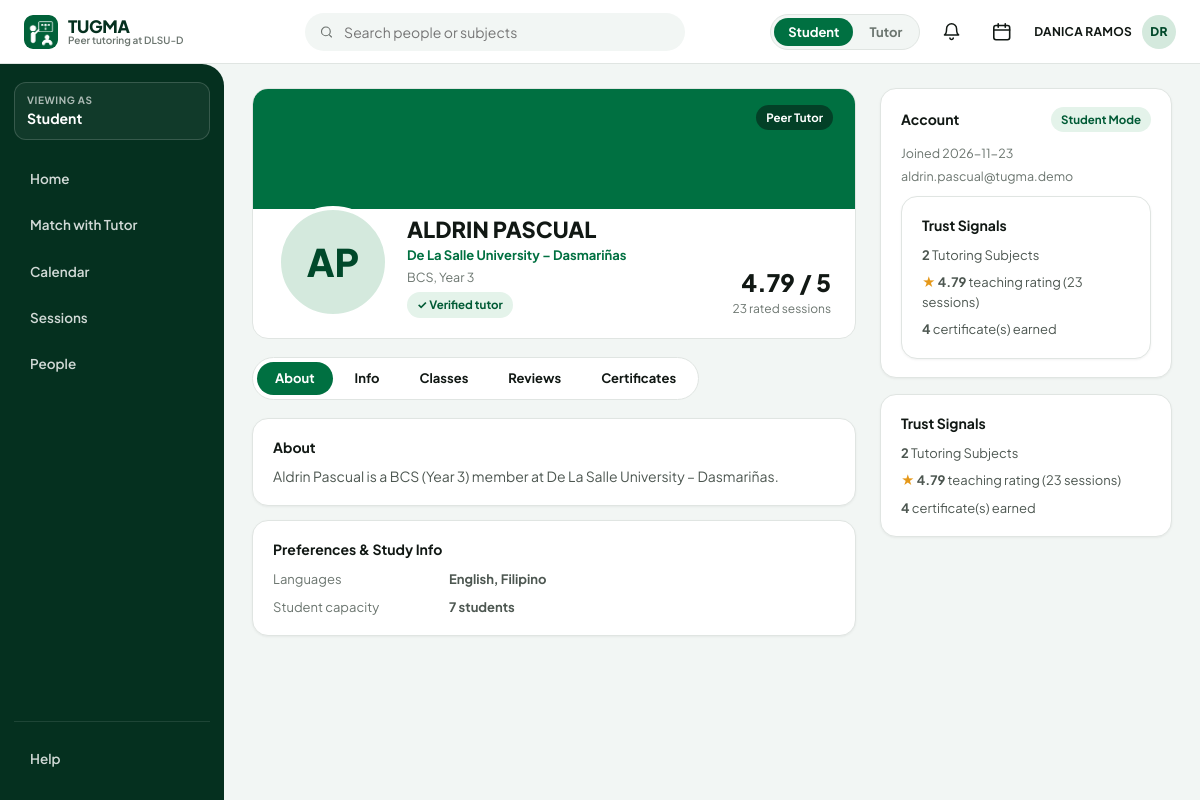
The page /profile/tutor/1 (signed in) on the database its author committed.
### tables this page shows
CREATE TABLE tutors (
    tutor_id    INTEGER PRIMARY KEY,
    name        TEXT NOT NULL,
    grade_level INTEGER NOT NULL CHECK (grade_level > 0),
    course      TEXT NOT NULL,
    verified    INTEGER NOT NULL DEFAULT 0
                CHECK (verified IN (0, 1)),
    capacity    INTEGER NOT NULL DEFAULT 5
                CHECK (capacity > 0)
);

CREATE TABLE "users" (
    user_id       INTEGER PRIMARY KEY AUTOINCREMENT,
    email         TEXT NOT NULL UNIQUE COLLATE NOCASE,
    password_hash TEXT NOT NULL,
    role          TEXT NOT NULL CHECK (role IN ('member', 'admin')),
    student_id    INTEGER UNIQUE
                  REFERENCES students(student_id)
                  ON DELETE CASCADE ON UPDATE CASCADE,
    tutor_id      INTEGER UNIQUE
                  REFERENCES tutors(tutor_id)
                  ON DELETE CASCADE ON UPDATE CASCADE,
    display_name  TEXT,
    is_active     INTEGER NOT NULL DEFAULT 1 CHECK (is_active IN (0, 1)),
    created_at    TEXT NOT NULL DEFAULT CURRENT_TIMESTAMP,
    CHECK (
        (role = 'member' AND (student_id IS NOT NULL OR tutor_id IS NOT NULL))
        OR (role = 'admin' AND student_id IS NULL AND tutor_id IS NULL
            AND display_name IS NOT NULL)
    )
);

### app.py (the view)
@app.route("/profile/tutor/<int:tutor_id>")
@login_required("member")
def tutor_profile(tutor_id):
    user = current_user()
    db = get_db()
    pdata = get_tutor_profile_data(db, tutor_id)
    if not pdata:
        flash("Tutor profile not found.", "error")
        return redirect(url_for("people_page"))
    tab = request.args.get("tab", "about")
    if tab not in ("about", "info", "classes", "reviews", "certificates"):
        tab = "about"
    is_own = user["tutor_id"] == tutor_id
    owner_user = db.fetch_one("SELECT email, created_at FROM users WHERE tutor_id = ?", (tutor_id,))
    subjects = db.fetch_all(
        "SELECT s.subject_code, s.subject_name FROM tutor_subjects ts "
        "JOIN subjects s ON s.subject_id = ts.subject_id WHERE ts.tutor_id = ?",
        (tutor_id,),
    )
    availability = db.fetch_all(
        "SELECT day, start_time, end_time FROM tutor_availability "
        "WHERE tutor_id = ? ORDER BY day, start_time",
        (tutor_id,),
    )
    languages = [
        r["language"]
        for r in db.fetch_all("SELECT language FROM tutor_languages WHERE tutor_id = ?", (tutor_id,))
    ]
    return render_template(
        "portal/profile.html",
        kind="tutor",
        pdata=pdata,
        tab=tab,
        is_own=is_own,
        owner_user=owner_user,
        tutor_subjects=subjects,
        tutor_availability=availability,
        tutor_languages=languages,
    )

### app.py (called while the page is built)
def get_db():
    if "db" not in g:
        g.db = Database(DB_PATH)
    return g.db

def current_user():
    uid = session.get("user_id")
    if not uid:
        return None
    if "current_user" not in g:
        g.current_user = get_user(get_db(), uid)
    return g.current_user

def initials(name):
    parts = [p for p in (name or "").split() if p]
    if not parts:
        return "?"
    if len(parts) == 1:
        return parts[0][:2].upper()
    return (parts[0][0] + parts[-1][0]).upper()

def active_mode(user):
    if not user or user["role"] == "admin":
        return None
    modes = user["modes"]
    mode = session.get("mode")
    if mode not in modes and modes:
        mode = modes[0]
        session["mode"] = mode
    return mode

def login_required(role=None):
    def decorator(fn):
        @wraps(fn)
        def wrapper(*args, **kwargs):
            user = current_user()
            if not user:
                session.clear()
                return redirect(url_for("login_page"))
            if role == "admin" and user["role"] != "admin":
                flash("Administrator access is required.", "error")
                return redirect(url_for("home"))
            if role == "member" and user["role"] == "admin":
                return redirect(url_for("admin_home"))
            return fn(*args, **kwargs)
        return wrapper
    return decorator

### services/auth_service.py (called while the page is built)
def _session_dict(row):
    modes = []
    if row["student_id"] is not None:
        modes.append("Learning")
    if row["tutor_id"] is not None:
        modes.append("Tutoring")
    return {
        "user_id": row["user_id"],
        "email": row["email"],
        "role": row["role"],  # 'member' or 'admin'
        "student_id": row["student_id"],
        "tutor_id": row["tutor_id"],
        "modes": modes,
        "name": row["name"],
    }

def get_user(db, user_id):
    row = db.fetch_one(_USER_QUERY + " WHERE u.user_id = ?", (user_id,))
    if row is None or not row["is_active"]:
        return None
    return _session_dict(row)

def require_role(db, user_id, *roles):
    user = get_user(db, user_id)
    allowed = user is not None and (
        user["role"] in roles
        or ("student" in roles and user["student_id"] is not None)
        or ("tutor" in roles and user["tutor_id"] is not None)
    )
    if not allowed:
        raise PermissionDenied("You do not have access to this operation.")
    return user

### services/session_service.py (called while the page is built)
def _now():
    return datetime.now()

### templates/portal/profile.html (shortened to what this page needs)
{% extends "base.html" %}
{% set p = pdata.profile %}
{% block content %}
<div class="profile-hero">
  <div class="profile-banner">
    <span class="pill" style="background:rgba(5,48,31,0.75); color:#fff;">
      {{ 'Peer Tutor' if kind == 'tutor' else 'Student' }}
    </span>
  </div>
  <div class="profile-hero-body">
    <div class="profile-hero-left">
      <div class="avatar avatar-lg">{{ initials(p.name) }}</div>
      <div>
        <div class="profile-hero-name">{{ p.name }}</div>
        <div style="font-size:13px; color:var(--primary); font-weight:700;">De La Salle University – Dasmariñas</div>
        <div style="font-size:12.5px; color:var(--muted); margin-top:2px;">{{ p.course }}, Year {{ p.grade_level }}</div>
          <span class="pill {{ 'pill-red' if (kind == 'tutor' and not p.verified) else 'pill-green' }}" style="margin-top:6px;">
            {% if kind == 'tutor' %}
              {{ '✓ Verified tutor' if p.verified else 'Pending verification' }}
            {% else %}
              ✓ Verified student
            {% endif %}
          </span>
      </div>
    </div>
    {% if kind == 'tutor' and pdata.rating.overall %}
      <div style="text-align:right;">
        <div style="font-size:24px; font-weight:800; color:var(--ink);">{{ pdata.rating.overall }} / 5</div>
        <div style="font-size:12px; color:var(--muted);">{{ pdata.rating.rated_sessions }} rated sessions</div>
      </div>
    {% endif %}
  </div>
</div>
{% set prof_url = url_for('tutor_profile', tutor_id=p.tutor_id) if kind == 'tutor' else url_for('student_profile', student_id=p.student_id) %}
<div class="tab-bar">
  <a href="{{ prof_url }}?tab=about" class="tab-pill {{ 'active' if tab == 'about' else '' }}">About</a>
  <a href="{{ prof_url }}?tab=info" class="tab-pill {{ 'active' if tab == 'info' else '' }}">Info</a>
  <a href="{{ prof_url }}?tab=classes" class="tab-pill {{ 'active' if tab == 'classes' else '' }}">Classes</a>
  {% if kind == 'tutor' %}
    <a href="{{ prof_url }}?tab=reviews" class="tab-pill {{ 'active' if tab == 'reviews' else '' }}">Reviews</a>
    <a href="{{ prof_url }}?tab=certificates" class="tab-pill {{ 'active' if tab == 'certificates' else '' }}">Certificates</a>
  {% endif %}
</div>
{% if tab == 'about' %}
  <div class="card" style="margin-bottom:14px;">
    <strong style="color:var(--ink); display:block; margin-bottom:8px;">About</strong>
    <p style="margin:0; color:var(--body);">
      {{ p.bio or (p.name + ' is a ' + p.course + ' (Year ' + p.grade_level|string + ') member at De La Salle University – Dasmariñas.') }}
    </p>
  </div>
  <div class="card">
    <strong style="color:var(--ink); display:block; margin-bottom:10px;">Preferences &amp; Study Info</strong>
    <div style="display:grid; grid-template-columns: 160px 1fr; gap:8px 16px; font-size:13px;">
      <div style="color:var(--muted);">Languages</div>
      <div><strong>{{ (tutor_languages if kind == 'tutor' else pdata.languages)|join(', ') or 'Not set' }}</strong></div>
      {% if kind == 'student' %}
        <div style="color:var(--muted);">Learning style</div>
        <div><strong>{{ p.learning_style or '—' }}</strong></div>
        <div style="color:var(--muted);">Preferred setup</div>
        <div><strong>{{ p.preferred_setup or 'Online or face-to-face' }}</strong></div>
      {% else %}
        <div style="color:var(--muted);">Student capacity</div>
        <div><strong>{{ p.capacity }} students</strong></div>
      {% endif %}
    </div>
  </div>
{% endif %}
{% endblock %}
{% block right_rail %}
<aside class="right-rail">
  <div class="card">
    <div style="display:flex; justify-content:space-between; align-items:center; margin-bottom:12px;">
      <strong style="color:var(--ink);">Account</strong>
      <div style="display:flex; gap:6px;">
        <span class="pill pill-green">{{ 'Tutor Mode' if mode == 'Tutoring' else 'Student Mode' }}</span>
      </div>
    </div>
    {% if owner_user %}
      <div style="font-size:12.5px; color:var(--muted); margin-bottom:10px;">
        <div>Joined {{ owner_user.created_at[:10] }}</div>
        <div style="margin-top:4px;">{{ owner_user.email }}</div>
      </div>
    {% endif %}
    {% if kind == 'tutor' %}
  {% set earned_certs = pdata.certificates|selectattr('status', 'equalto', 'earned')|list|length %}
  <div class="card">
    <strong style="color:var(--ink); display:block; margin-bottom:10px;">Trust Signals</strong>
    <div style="display:flex; flex-direction:column; gap:8px; font-size:13px;">
      <div><strong>{{ tutor_subjects|length }}</strong> Tutoring Subjects</div>
      <div>
        <span style="color:#E59819;">★</span>
        <strong>{{ pdata.rating.overall or '—' }}</strong> teaching rating ({{ pdata.rating.rated_sessions }} sessions)
      </div>
      <div><strong>{{ earned_certs }}</strong> certificate(s) earned</div>
    </div>
  </div>
  {% endif %}
  </div>
  {% if kind == 'tutor' %}
  {% set earned_certs = pdata.certificates|selectattr('status', 'equalto', 'earned')|list|length %}
  <div class="card">
    <strong style="color:var(--ink); display:block; margin-bottom:10px;">Trust Signals</strong>
    <div style="display:flex; flex-direction:column; gap:8px; font-size:13px;">
      <div><strong>{{ tutor_subjects|length }}</strong> Tutoring Subjects</div>
      <div>
        <span style="color:#E59819;">★</span>
        <strong>{{ pdata.rating.overall or '—' }}</strong> teaching rating ({{ pdata.rating.rated_sessions }} sessions)
      </div>
      <div><strong>{{ earned_certs }}</strong> certificate(s) earned</div>
    </div>
  </div>
  {% endif %}
</aside>
{% endblock %}

### templates/base.html (shortened to what this page needs)
<!DOCTYPE html>
<html lang="en">
<head>
  <link rel="stylesheet" href="{{ url_for('static', filename='css/tugma.css') }}">
</head>
<body class="{{ 'tutor-theme' if mode == 'Tutoring' else '' }}">
  {% block body %}
  <header class="topbar">
    <a href="{{ url_for('admin_home' if user and user.role == 'admin' else 'home') }}" class="brand-link">
      <img src="{{ url_for('serve_assets', filename='logo.png') }}" alt="TUGMA" class="brand-logo">
      <div class="brand-text-wrap">
        <span class="brand-title">TUGMA</span>
        <span class="brand-sub">Peer tutoring at DLSU-D</span>
      </div>
    </a>
    {% if user and user.role == 'member' %}
    <form class="topbar-search" action="{{ url_for('people_page') }}" method="get">
      <img src="{{ url_for('serve_assets', filename='icons/Search Icon/20/Ink.svg') }}" alt="" class="search-icon">
      <input type="text" name="q" placeholder="Search people or subjects" value="{{ request.args.get('q', '') }}">
    </form>
    {% else %}
    <div style="flex:1;"></div>
    {% endif %}
    <div class="topbar-right">
      {% if user and user.role == 'member' %}
        <form action="{{ url_for('switch_mode') }}" method="post" class="mode-toggle">
          <button type="submit" name="mode" value="Learning" class="{{ 'active' if mode == 'Learning' else '' }}">Student</button>
          <button type="submit" name="mode" value="Tutoring" class="{{ 'active' if mode == 'Tutoring' else '' }}">Tutor</button>
        </form>
        <a href="{{ url_for('sessions_page', tab='pending') }}" class="icon-btn" title="Session notifications">
          <img src="{{ url_for('serve_assets', filename='icons/Bell Icon/16/Ink.svg') }}" alt="Notifications" width="18" height="18" onerror="this.style.display='none'">
        </a>
        <a href="{{ url_for('calendar_page') }}" class="icon-btn" title="Calendar">
          <img src="{{ url_for('serve_assets', filename='icons/Calendar Icon/16/Ink.svg') }}" alt="Calendar" width="18" height="18" onerror="this.style.display='none'">
        </a>
        <a href="{{ url_for('my_profile') }}" class="user-chip">
          <span>{{ user.name }}</span>
          <span class="avatar avatar-sm">{{ initials(user.name) }}</span>
        </a>
      {% elif user and user.role == 'admin' %}
        <span class="pill pill-green">Administrator</span>
        <span class="user-chip">
          <span>{{ user.name }}</span>
          <span class="avatar avatar-sm">{{ initials(user.name) }}</span>
        </span>
      {% endif %}
    </div>
  </header>
  <div class="app-shell">
    <aside class="sidebar">
      <div>
        <div class="viewing-as-card">
          <div>
            <div class="viewing-as-label">VIEWING AS</div>
            <div class="viewing-as-val">
              {% if user and user.role == 'admin' %}
                Administrator
              {% elif mode == 'Tutoring' %}
                Tutor
              {% else %}
                Student
              {% endif %}
            </div>
          </div>
        </div>
        <nav class="nav-list">
          {% if user and user.role == 'admin' %}
            {% set ep = request.endpoint %}
            <a href="{{ url_for('admin_home') }}" class="nav-item {{ 'active' if ep == 'admin_home' else '' }}">Home</a>
            <a href="{{ url_for('admin_matches') }}" class="nav-item {{ 'active' if ep == 'admin_matches' else '' }}">Matches</a>
            <a href="{{ url_for('admin_people') }}" class="nav-item {{ 'active' if ep == 'admin_people' else '' }}">People</a>
            <a href="{{ url_for('admin_inspector') }}" class="nav-item {{ 'active' if ep == 'admin_inspector' else '' }}">Can these two match?</a>
            <a href="{{ url_for('admin_accounts') }}" class="nav-item {{ 'active' if ep == 'admin_accounts' else '' }}">Accounts</a>
            <a href="{{ url_for('admin_settings') }}" class="nav-item {{ 'active' if ep == 'admin_settings' else '' }}">Settings</a>
            <a href="{{ url_for('admin_matching_works') }}" class="nav-item {{ 'active' if ep == 'admin_matching_works' else '' }}">How the matching works</a>
          {% else %}
            {% set ep = request.endpoint %}
            <a href="{{ url_for('home') }}" class="nav-item {{ 'active' if ep == 'home' else '' }}">
              <span>Home</span>
            </a>
            <a href="{{ url_for('classes_page') }}" class="nav-item {{ 'active' if ep == 'classes_page' else '' }}">
              <span>{{ 'Match with Tutor' if mode == 'Learning' else 'Match with Tutee' }}</span>
            </a>
            <a href="{{ url_for('calendar_page') }}" class="nav-item {{ 'active' if ep == 'calendar_page' else '' }}">
              <span>Calendar</span>
            </a>
            <a href="{{ url_for('sessions_page') }}" class="nav-item {{ 'active' if ep == 'sessions_page' else '' }}">
              <span>Sessions</span>
            </a>
            <a href="{{ url_for('people_page') }}" class="nav-item {{ 'active' if ep == 'people_page' else '' }}">
              <span>People</span>
            </a>
          {% endif %}
        </nav>
      </div>
      <div class="sidebar-footer">
        {% if user and user.role == 'admin' %}
          <form action="{{ url_for('logout') }}" method="post">
            <button type="submit" class="nav-item" style="width:100%; border:none; background:none; cursor:pointer; text-align:left;">Log out</button>
          </form>
        {% else %}
          <a href="{{ url_for('help_page') }}" class="nav-item {{ 'active' if request.endpoint == 'help_page' else '' }}">Help</a>
        {% endif %}
      </div>
    </aside>
    <main class="main-workspace">
      <div class="main-column">
        {% block content %}{% endblock %}
      </div>
      {% block right_rail %}{% endblock %}
    </main>
  </div>
  {% endblock %}
</body>
</html>

### rows shown on the page
tutors: name "DANICA RAMOS"
tutors: name "AP", name "ALDRIN PASCUAL", course "BCS", grade_level "3", verified "✓ Verified tutor", name+course+grade_level "Aldrin Pascual is a BCS (Year 3) member at De La Salle University – Dasmariñas.", capacity "7"
users: created_at "2026-11-23", email "aldrin.pascual@tugma.demo"

### other values the page prints
{{ initials(user.name) }} "DR"
{{ 'Match with Tutor' if mode == 'Learning' else 'Match with Tutee' }} "Match with Tutor"
{{ 'Peer Tutor' if kind == 'tutor' else 'Student' }} "Peer Tutor"
{{ pdata.rating.overall }} "4.79"
{{ pdata.rating.rated_sessions }} "23"
{{ 'Tutor Mode' if mode == 'Tutoring' else 'Student Mode' }} "Student Mode"
{{ tutor_subjects|length }} "2"
{{ pdata.rating.overall or '—' }} "4.79"
{{ earned_certs }} "4"
